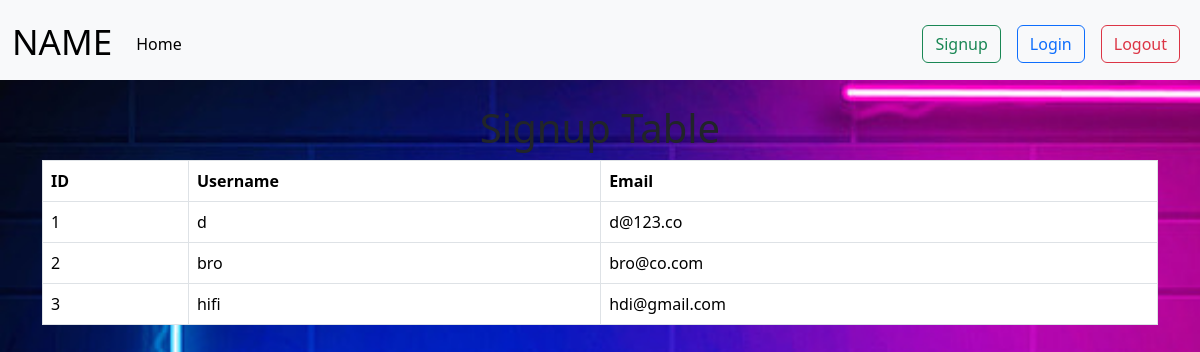
Before: / (signed in) with the older database file.
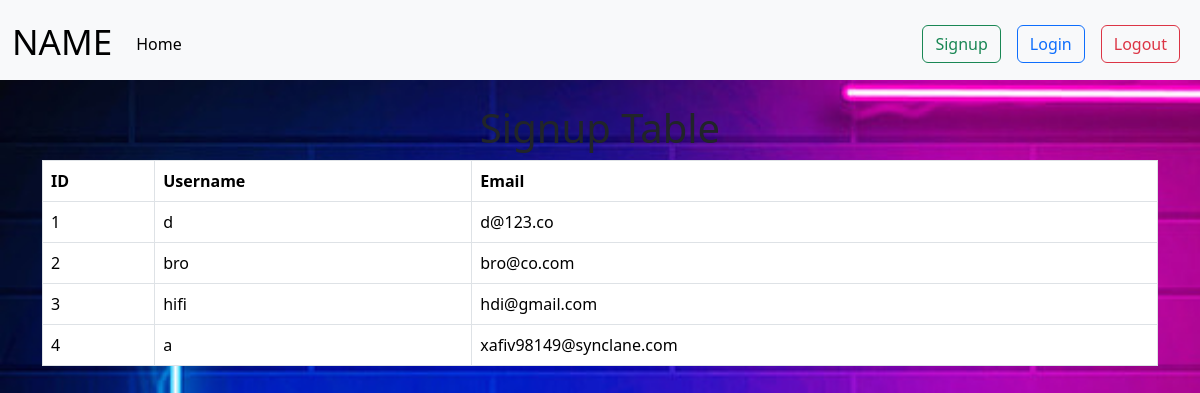
After: the same page with the newer database file.
### tables this page shows
CREATE TABLE "signup" (
	"id"	INTEGER,
	"username"	TEXT NOT NULL,
	"email"	TEXT NOT NULL,
	"password"	TEXT NOT NULL,
	PRIMARY KEY("id" AUTOINCREMENT)
);

### index.php (the view, shortened to what this page needs)
<?php
include "connection.php";
$query = "SELECT id, username, email FROM signup";
$result = $conn->query($query);
?>
<!DOCTYPE html>
<html lang="en">
<head>
    <link href="https://cdn.jsdelivr.net/npm/bootstrap@5.3.2/dist/css/bootstrap.min.css" rel="stylesheet">
    <link rel="stylesheet" href="style.css">
</head>
<body style="overflow:hidden;">
    <?php
        include "navbar.php";
    ?>
    <div class="container mt-4">
        <h1>Signup Table</h1>
        <?php
        if ($result) {
            echo '<table class="table table-bordered">
                    <thead>
                        <tr>
                            <th>ID</th>
                            <th>Username</th>
                            <th>Email</th>
                        </tr>
                    </thead>
                    <tbody>';
            while ($row = $result->fetchArray(SQLITE3_ASSOC)) {
                echo '<tr>
                        <td>' . $row['id'] . '</td>
                        <td>' . $row['username'] . '</td>
                        <td>' . $row['email'] . '</td>
                    </tr>';
            }
            echo '</tbody></table>';
        } else {
            echo '<p>No signups found</p>';
        }
        ?>
    </div>
</body>
</html>

Changed rows visible on the page:
added signup: id "4", username "a", email "xafiv98149@synclane.com"
